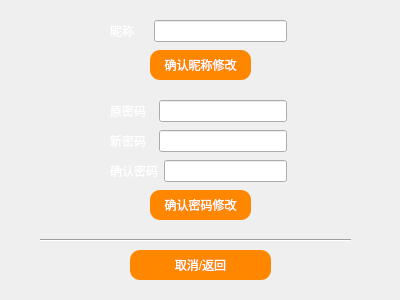
<?xml version="1.0" encoding="UTF-8"?>
<ui version="4.0">
 <class>modifyUserInfoDialog</class>
 <widget class="QDialog" name="modifyUserInfoDialog">
  <property name="geometry">
   <rect>
    <x>0</x>
    <y>0</y>
    <width>400</width>
    <height>300</height>
   </rect>
  </property>
  <property name="windowTitle">
   <string>Dialog</string>
  </property>
  <property name="styleSheet">
   <string notr="true">#modifyUserInfoDialog{
border-image:url(:/icon/icon/kobe2.jpg);
}
#modifyUserInfoDialog *{
border-image:url();
}</string>
  </property>
  <widget class="QWidget" name="layoutWidget">
   <property name="geometry">
    <rect>
     <x>110</x>
     <y>100</y>
     <width>177</width>
     <height>22</height>
    </rect>
   </property>
   <layout class="QHBoxLayout" name="horizontalLayout_2">
    <item>
     <widget class="QLabel" name="label_2">
      <property name="styleSheet">
       <string notr="true">color:white;</string>
      </property>
      <property name="text">
       <string>原密码  </string>
      </property>
     </widget>
    </item>
    <item>
     <widget class="QLineEdit" name="oldPasswordLineEdit">
      <property name="font">
       <font>
        <weight>75</weight>
        <bold>true</bold>
       </font>
      </property>
      <property name="styleSheet">
       <string notr="true">color: rgb(255, 135, 0);</string>
      </property>
      <property name="echoMode">
       <enum>QLineEdit::Password</enum>
      </property>
     </widget>
    </item>
   </layout>
  </widget>
  <widget class="QWidget" name="layoutWidget_2">
   <property name="geometry">
    <rect>
     <x>110</x>
     <y>130</y>
     <width>177</width>
     <height>22</height>
    </rect>
   </property>
   <layout class="QHBoxLayout" name="horizontalLayout_3">
    <item>
     <widget class="QLabel" name="label_3">
      <property name="styleSheet">
       <string notr="true">color:white;</string>
      </property>
      <property name="text">
       <string>新密码  </string>
      </property>
     </widget>
    </item>
    <item>
     <widget class="QLineEdit" name="newPasswordLineEdit">
      <property name="font">
       <font>
        <weight>75</weight>
        <bold>true</bold>
       </font>
      </property>
      <property name="styleSheet">
       <string notr="true">color: rgb(255, 135, 0);</string>
      </property>
     </widget>
    </item>
   </layout>
  </widget>
  <widget class="QWidget" name="layoutWidget_3">
   <property name="geometry">
    <rect>
     <x>110</x>
     <y>160</y>
     <width>177</width>
     <height>22</height>
    </rect>
   </property>
   <layout class="QHBoxLayout" name="horizontalLayout_4">
    <item>
     <widget class="QLabel" name="label_4">
      <property name="styleSheet">
       <string notr="true">color:white;</string>
      </property>
      <property name="text">
       <string>确认密码</string>
      </property>
     </widget>
    </item>
    <item>
     <widget class="QLineEdit" name="newPassword2LineEdit">
      <property name="styleSheet">
       <string notr="true">color: rgb(255, 135, 0);</string>
      </property>
      <property name="echoMode">
       <enum>QLineEdit::Password</enum>
      </property>
     </widget>
    </item>
   </layout>
  </widget>
  <widget class="QPushButton" name="returnButton">
   <property name="geometry">
    <rect>
     <x>130</x>
     <y>250</y>
     <width>141</width>
     <height>30</height>
    </rect>
   </property>
   <property name="styleSheet">
    <string notr="true">color: white;
background-color: rgb(255, 135, 0);
border-style: outset;
padding: 6px;
border-radius: 10px;</string>
   </property>
   <property name="text">
    <string>取消/返回</string>
   </property>
  </widget>
  <widget class="QPushButton" name="modifyPasswordButton">
   <property name="geometry">
    <rect>
     <x>150</x>
     <y>190</y>
     <width>101</width>
     <height>30</height>
    </rect>
   </property>
   <property name="styleSheet">
    <string notr="true">color: white;
background-color: rgb(255, 135, 0);
border-style: outset;
padding: 6px;
border-radius: 10px;</string>
   </property>
   <property name="text">
    <string>确认密码修改</string>
   </property>
  </widget>
  <widget class="Line" name="line">
   <property name="geometry">
    <rect>
     <x>40</x>
     <y>230</y>
     <width>311</width>
     <height>20</height>
    </rect>
   </property>
   <property name="orientation">
    <enum>Qt::Horizontal</enum>
   </property>
  </widget>
  <widget class="QPushButton" name="modifyNameButton">
   <property name="geometry">
    <rect>
     <x>150</x>
     <y>50</y>
     <width>101</width>
     <height>30</height>
    </rect>
   </property>
   <property name="styleSheet">
    <string notr="true">color: white;
background-color: rgb(255, 135, 0);
border-style: outset;
padding: 6px;
border-radius: 10px;</string>
   </property>
   <property name="text">
    <string>确认昵称修改</string>
   </property>
  </widget>
  <widget class="QWidget" name="layoutWidget1">
   <property name="geometry">
    <rect>
     <x>110</x>
     <y>20</y>
     <width>177</width>
     <height>22</height>
    </rect>
   </property>
   <layout class="QHBoxLayout" name="horizontalLayout">
    <item>
     <widget class="QLabel" name="label">
      <property name="styleSheet">
       <string notr="true">color:white;</string>
      </property>
      <property name="text">
       <string>昵称    </string>
      </property>
     </widget>
    </item>
    <item>
     <widget class="QLineEdit" name="nameLineEdit">
      <property name="font">
       <font>
        <weight>75</weight>
        <bold>true</bold>
       </font>
      </property>
      <property name="styleSheet">
       <string notr="true">color: rgb(255, 135, 0);</string>
      </property>
     </widget>
    </item>
   </layout>
  </widget>
 </widget>
 <resources/>
 <connections/>
</ui>
